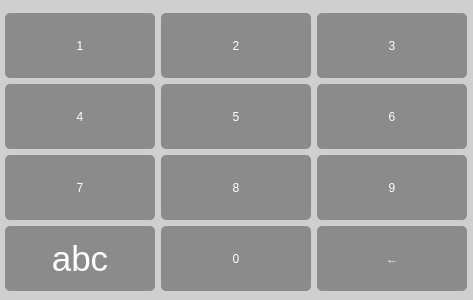
<?xml version="1.0" encoding="UTF-8"?>
<ui version="4.0">
 <class>frmNum</class>
 <widget class="QWidget" name="frmNum">
  <property name="geometry">
   <rect>
    <x>0</x>
    <y>0</y>
    <width>473</width>
    <height>300</height>
   </rect>
  </property>
  <property name="minimumSize">
   <size>
    <width>473</width>
    <height>300</height>
   </size>
  </property>
  <property name="maximumSize">
   <size>
    <width>473</width>
    <height>300</height>
   </size>
  </property>
  <property name="windowTitle">
   <string>数字键盘</string>
  </property>
  <property name="styleSheet">
   <string notr="true">background: rgba(0,0,0,0.60);
background: rgba(0,0,0,0.10);</string>
  </property>
  <layout class="QVBoxLayout" name="verticalLayout">
   <property name="leftMargin">
    <number>0</number>
   </property>
   <property name="topMargin">
    <number>0</number>
   </property>
   <property name="rightMargin">
    <number>0</number>
   </property>
   <property name="bottomMargin">
    <number>1</number>
   </property>
   <item>
    <layout class="QGridLayout" name="gridLayout">
     <property name="leftMargin">
      <number>5</number>
     </property>
     <property name="topMargin">
      <number>5</number>
     </property>
     <property name="rightMargin">
      <number>6</number>
     </property>
     <property name="bottomMargin">
      <number>0</number>
     </property>
     <item row="2" column="0">
      <widget class="QPushButton" name="btn7">
       <property name="sizePolicy">
        <sizepolicy hsizetype="Ignored" vsizetype="Expanding">
         <horstretch>0</horstretch>
         <verstretch>0</verstretch>
        </sizepolicy>
       </property>
       <property name="minimumSize">
        <size>
         <width>150</width>
         <height>65</height>
        </size>
       </property>
       <property name="maximumSize">
        <size>
         <width>150</width>
         <height>65</height>
        </size>
       </property>
       <property name="focusPolicy">
        <enum>Qt::NoFocus</enum>
       </property>
       <property name="styleSheet">
        <string notr="true">QPushButton{background: #8B8B8C;

border-radius: 5px;
font: 26pt &quot;Microsoft YaHei UI&quot;;
color: #FFFFFF;
text-align: center;}
QPushButton:pressed{background: rgba(255,255,255,0.30);

border-radius: 5px;
font: 26pt &quot;Microsoft YaHei UI&quot;;
color: #FFFFFF;
text-align: center;}
</string>
       </property>
       <property name="text">
        <string>7</string>
       </property>
       <property name="flat">
        <bool>false</bool>
       </property>
      </widget>
     </item>
     <item row="2" column="2">
      <widget class="QPushButton" name="btn9">
       <property name="sizePolicy">
        <sizepolicy hsizetype="Ignored" vsizetype="Expanding">
         <horstretch>0</horstretch>
         <verstretch>0</verstretch>
        </sizepolicy>
       </property>
       <property name="minimumSize">
        <size>
         <width>150</width>
         <height>65</height>
        </size>
       </property>
       <property name="maximumSize">
        <size>
         <width>150</width>
         <height>65</height>
        </size>
       </property>
       <property name="focusPolicy">
        <enum>Qt::NoFocus</enum>
       </property>
       <property name="styleSheet">
        <string notr="true">QPushButton{background: #8B8B8C;

border-radius: 5px;
font: 26pt &quot;Microsoft YaHei UI&quot;;
color: #FFFFFF;
text-align: center;}
QPushButton:pressed{background: rgba(255,255,255,0.30);

border-radius: 5px;
font: 26pt &quot;Microsoft YaHei UI&quot;;
color: #FFFFFF;
text-align: center;}
</string>
       </property>
       <property name="text">
        <string notr="true">9</string>
       </property>
      </widget>
     </item>
     <item row="0" column="1">
      <widget class="QPushButton" name="btn2">
       <property name="sizePolicy">
        <sizepolicy hsizetype="Ignored" vsizetype="Expanding">
         <horstretch>0</horstretch>
         <verstretch>0</verstretch>
        </sizepolicy>
       </property>
       <property name="minimumSize">
        <size>
         <width>150</width>
         <height>65</height>
        </size>
       </property>
       <property name="maximumSize">
        <size>
         <width>150</width>
         <height>65</height>
        </size>
       </property>
       <property name="focusPolicy">
        <enum>Qt::NoFocus</enum>
       </property>
       <property name="styleSheet">
        <string notr="true">QPushButton{background: #8B8B8C;

border-radius: 5px;
font: 26pt &quot;Microsoft YaHei UI&quot;;
color: #FFFFFF;
text-align: center;}
QPushButton:pressed{background: rgba(255,255,255,0.30);

border-radius: 5px;
font: 26pt &quot;Microsoft YaHei UI&quot;;
color: #FFFFFF;
text-align: center;}
</string>
       </property>
       <property name="text">
        <string>2</string>
       </property>
       <property name="flat">
        <bool>false</bool>
       </property>
      </widget>
     </item>
     <item row="1" column="0">
      <widget class="QPushButton" name="btn4">
       <property name="sizePolicy">
        <sizepolicy hsizetype="Ignored" vsizetype="Expanding">
         <horstretch>0</horstretch>
         <verstretch>0</verstretch>
        </sizepolicy>
       </property>
       <property name="minimumSize">
        <size>
         <width>150</width>
         <height>65</height>
        </size>
       </property>
       <property name="maximumSize">
        <size>
         <width>150</width>
         <height>65</height>
        </size>
       </property>
       <property name="focusPolicy">
        <enum>Qt::NoFocus</enum>
       </property>
       <property name="styleSheet">
        <string notr="true">QPushButton{background: #8B8B8C;

border-radius: 5px;
font: 26pt &quot;Microsoft YaHei UI&quot;;
color: #FFFFFF;
text-align: center;}
QPushButton:pressed{background: rgba(255,255,255,0.30);

border-radius: 5px;
font: 26pt &quot;Microsoft YaHei UI&quot;;
color: #FFFFFF;
text-align: center;}
</string>
       </property>
       <property name="text">
        <string>4</string>
       </property>
       <property name="flat">
        <bool>false</bool>
       </property>
      </widget>
     </item>
     <item row="3" column="2">
      <widget class="QPushButton" name="btnDelete">
       <property name="sizePolicy">
        <sizepolicy hsizetype="Ignored" vsizetype="Expanding">
         <horstretch>0</horstretch>
         <verstretch>0</verstretch>
        </sizepolicy>
       </property>
       <property name="minimumSize">
        <size>
         <width>150</width>
         <height>65</height>
        </size>
       </property>
       <property name="maximumSize">
        <size>
         <width>150</width>
         <height>65</height>
        </size>
       </property>
       <property name="focusPolicy">
        <enum>Qt::NoFocus</enum>
       </property>
       <property name="styleSheet">
        <string notr="true">QPushButton{background: #8B8B8C;

border-radius: 5px;
font: 26pt &quot;Microsoft YaHei UI&quot;;
color: #FFFFFF;
text-align: center;}
QPushButton:pressed{background: rgba(255,255,255,0.30);

border-radius: 5px;
font: 26pt &quot;Microsoft YaHei UI&quot;;
color: #FFFFFF;
text-align: center;}
</string>
       </property>
       <property name="text">
        <string>←</string>
       </property>
      </widget>
     </item>
     <item row="3" column="0">
      <widget class="QPushButton" name="btnabc">
       <property name="sizePolicy">
        <sizepolicy hsizetype="Ignored" vsizetype="Expanding">
         <horstretch>0</horstretch>
         <verstretch>0</verstretch>
        </sizepolicy>
       </property>
       <property name="minimumSize">
        <size>
         <width>150</width>
         <height>65</height>
        </size>
       </property>
       <property name="maximumSize">
        <size>
         <width>150</width>
         <height>65</height>
        </size>
       </property>
       <property name="font">
        <font>
         <family>Microsoft YaHei UI</family>
         <pointsize>26</pointsize>
         <weight>50</weight>
         <italic>false</italic>
         <bold>false</bold>
        </font>
       </property>
       <property name="focusPolicy">
        <enum>Qt::NoFocus</enum>
       </property>
       <property name="styleSheet">
        <string notr="true">QPushButton{background: #8B8B8C;

border-radius: 5px;
font: 26pt &quot;Microsoft YaHei UI&quot;;
color: #FFFFFF;
text-align: center;}
QPushButton:pressed{background: rgba(255,255,255,0.30);

border-radius: 5px;
font: 26pt &quot;Microsoft YaHei UI&quot;;
color: #FFFFFF;
text-align: center;}
</string>
       </property>
       <property name="text">
        <string>abc</string>
       </property>
      </widget>
     </item>
     <item row="3" column="1">
      <widget class="QPushButton" name="btn00">
       <property name="sizePolicy">
        <sizepolicy hsizetype="Ignored" vsizetype="Expanding">
         <horstretch>0</horstretch>
         <verstretch>0</verstretch>
        </sizepolicy>
       </property>
       <property name="minimumSize">
        <size>
         <width>150</width>
         <height>65</height>
        </size>
       </property>
       <property name="maximumSize">
        <size>
         <width>150</width>
         <height>65</height>
        </size>
       </property>
       <property name="focusPolicy">
        <enum>Qt::NoFocus</enum>
       </property>
       <property name="styleSheet">
        <string notr="true">QPushButton{background: #8B8B8C;

border-radius: 5px;
font: 26pt &quot;Microsoft YaHei UI&quot;;
color: #FFFFFF;
text-align: center;}
QPushButton:pressed{background: rgba(255,255,255,0.30);

border-radius: 5px;
font: 26pt &quot;Microsoft YaHei UI&quot;;
color: #FFFFFF;
text-align: center;}
</string>
       </property>
       <property name="text">
        <string>0</string>
       </property>
      </widget>
     </item>
     <item row="2" column="1">
      <widget class="QPushButton" name="btn8">
       <property name="sizePolicy">
        <sizepolicy hsizetype="Ignored" vsizetype="Expanding">
         <horstretch>0</horstretch>
         <verstretch>0</verstretch>
        </sizepolicy>
       </property>
       <property name="minimumSize">
        <size>
         <width>150</width>
         <height>65</height>
        </size>
       </property>
       <property name="maximumSize">
        <size>
         <width>150</width>
         <height>65</height>
        </size>
       </property>
       <property name="focusPolicy">
        <enum>Qt::NoFocus</enum>
       </property>
       <property name="styleSheet">
        <string notr="true">QPushButton{background: #8B8B8C;

border-radius: 5px;
font: 26pt &quot;Microsoft YaHei UI&quot;;
color: #FFFFFF;
text-align: center;}
QPushButton:pressed{background: rgba(255,255,255,0.30);

border-radius: 5px;
font: 26pt &quot;Microsoft YaHei UI&quot;;
color: #FFFFFF;
text-align: center;}
</string>
       </property>
       <property name="text">
        <string>8</string>
       </property>
       <property name="flat">
        <bool>false</bool>
       </property>
      </widget>
     </item>
     <item row="0" column="0">
      <widget class="QPushButton" name="btn1">
       <property name="sizePolicy">
        <sizepolicy hsizetype="Ignored" vsizetype="Expanding">
         <horstretch>0</horstretch>
         <verstretch>0</verstretch>
        </sizepolicy>
       </property>
       <property name="minimumSize">
        <size>
         <width>150</width>
         <height>65</height>
        </size>
       </property>
       <property name="maximumSize">
        <size>
         <width>150</width>
         <height>65</height>
        </size>
       </property>
       <property name="focusPolicy">
        <enum>Qt::NoFocus</enum>
       </property>
       <property name="styleSheet">
        <string notr="true">QPushButton{background: #8B8B8C;

border-radius: 5px;
font: 26pt &quot;Microsoft YaHei UI&quot;;
color: #FFFFFF;
text-align: center;}
QPushButton:pressed{background: rgba(255,255,255,0.30);

border-radius: 5px;
font: 26pt &quot;Microsoft YaHei UI&quot;;
color: #FFFFFF;
text-align: center;}
</string>
       </property>
       <property name="text">
        <string>1</string>
       </property>
       <property name="flat">
        <bool>false</bool>
       </property>
      </widget>
     </item>
     <item row="1" column="1">
      <widget class="QPushButton" name="btn5">
       <property name="sizePolicy">
        <sizepolicy hsizetype="Ignored" vsizetype="Expanding">
         <horstretch>0</horstretch>
         <verstretch>0</verstretch>
        </sizepolicy>
       </property>
       <property name="minimumSize">
        <size>
         <width>150</width>
         <height>65</height>
        </size>
       </property>
       <property name="maximumSize">
        <size>
         <width>150</width>
         <height>65</height>
        </size>
       </property>
       <property name="focusPolicy">
        <enum>Qt::NoFocus</enum>
       </property>
       <property name="styleSheet">
        <string notr="true">QPushButton{background: #8B8B8C;

border-radius: 5px;
font: 26pt &quot;Microsoft YaHei UI&quot;;
color: #FFFFFF;
text-align: center;}
QPushButton:pressed{background: rgba(255,255,255,0.30);

border-radius: 5px;
font: 26pt &quot;Microsoft YaHei UI&quot;;
color: #FFFFFF;
text-align: center;}
</string>
       </property>
       <property name="text">
        <string>5</string>
       </property>
       <property name="flat">
        <bool>false</bool>
       </property>
      </widget>
     </item>
     <item row="1" column="2">
      <widget class="QPushButton" name="btn6">
       <property name="sizePolicy">
        <sizepolicy hsizetype="Ignored" vsizetype="Expanding">
         <horstretch>0</horstretch>
         <verstretch>0</verstretch>
        </sizepolicy>
       </property>
       <property name="minimumSize">
        <size>
         <width>150</width>
         <height>65</height>
        </size>
       </property>
       <property name="maximumSize">
        <size>
         <width>150</width>
         <height>65</height>
        </size>
       </property>
       <property name="focusPolicy">
        <enum>Qt::NoFocus</enum>
       </property>
       <property name="styleSheet">
        <string notr="true">QPushButton{background: #8B8B8C;

border-radius: 5px;
font: 26pt &quot;Microsoft YaHei UI&quot;;
color: #FFFFFF;
text-align: center;}
QPushButton:pressed{background: rgba(255,255,255,0.30);

border-radius: 5px;
font: 26pt &quot;Microsoft YaHei UI&quot;;
color: #FFFFFF;
text-align: center;}
</string>
       </property>
       <property name="text">
        <string>6</string>
       </property>
      </widget>
     </item>
     <item row="0" column="2">
      <widget class="QPushButton" name="btn3">
       <property name="sizePolicy">
        <sizepolicy hsizetype="Ignored" vsizetype="Expanding">
         <horstretch>0</horstretch>
         <verstretch>0</verstretch>
        </sizepolicy>
       </property>
       <property name="minimumSize">
        <size>
         <width>150</width>
         <height>65</height>
        </size>
       </property>
       <property name="maximumSize">
        <size>
         <width>150</width>
         <height>65</height>
        </size>
       </property>
       <property name="focusPolicy">
        <enum>Qt::NoFocus</enum>
       </property>
       <property name="styleSheet">
        <string notr="true">QPushButton{background: #8B8B8C;

border-radius: 5px;
font: 26pt &quot;Microsoft YaHei UI&quot;;
color: #FFFFFF;
text-align: center;}
QPushButton:pressed{background: rgba(255,255,255,0.30);

border-radius: 5px;
font: 26pt &quot;Microsoft YaHei UI&quot;;
color: #FFFFFF;
text-align: center;}
</string>
       </property>
       <property name="text">
        <string>3</string>
       </property>
      </widget>
     </item>
    </layout>
   </item>
  </layout>
 </widget>
 <resources/>
 <connections/>
</ui>
